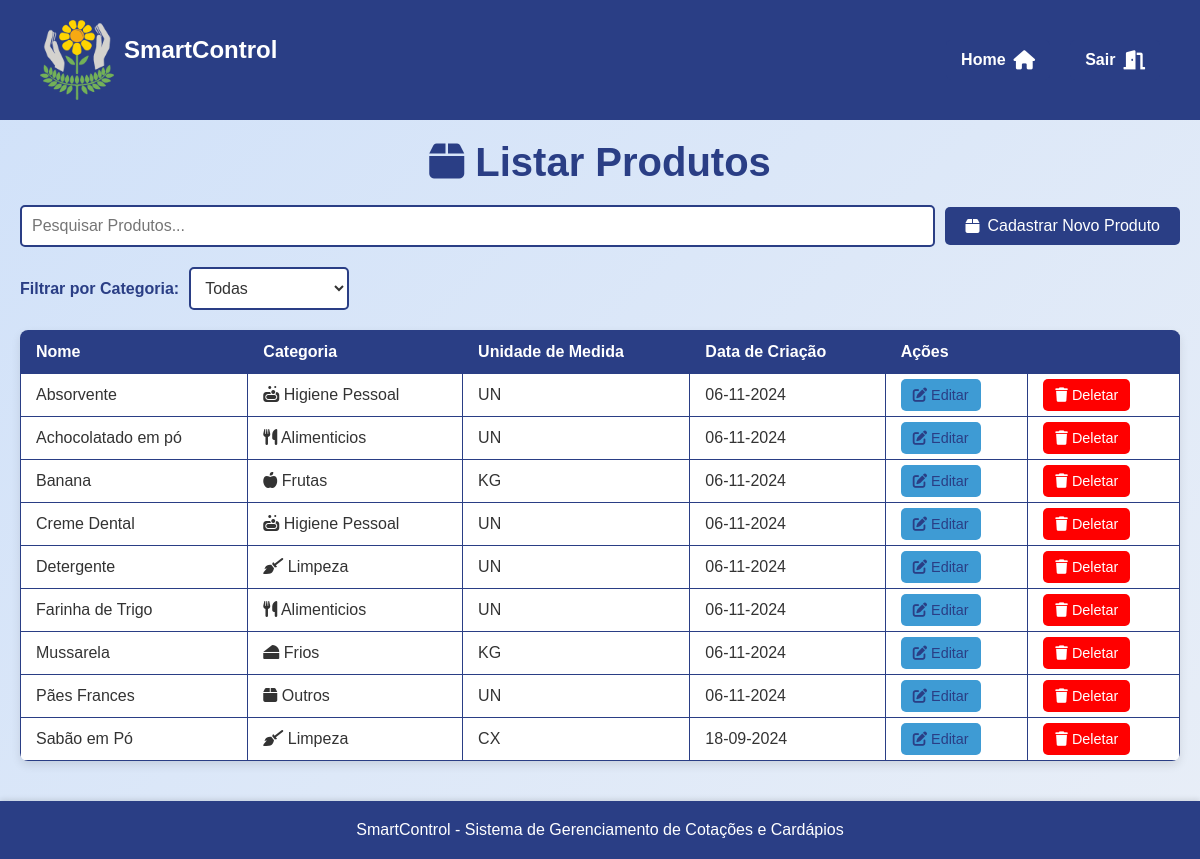
Page /assets/view/pages/produto/listarProduto/listarProduto.php (signed in) on the earlier database version.
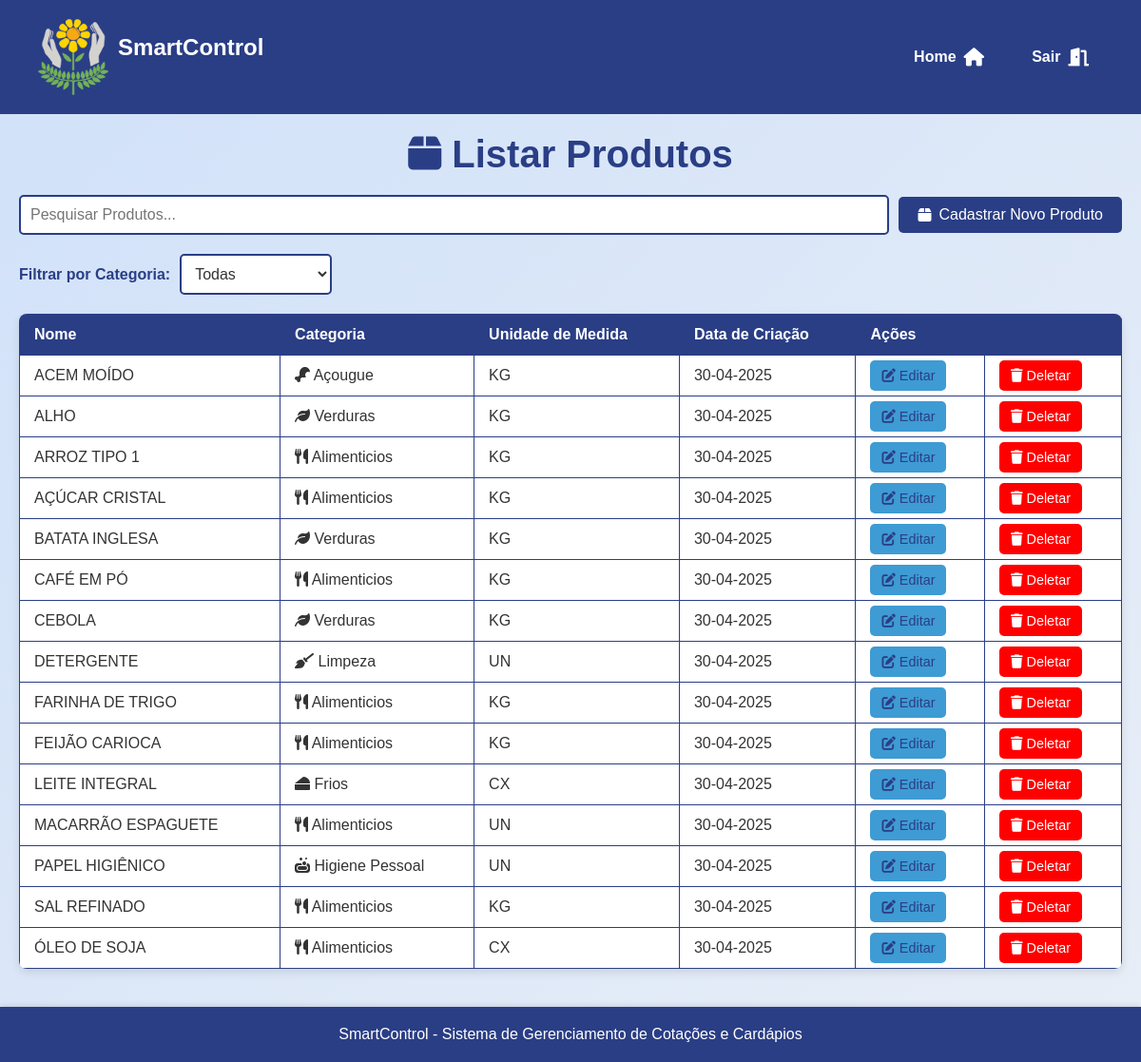
Same page on the later database version.
### tables this page shows
CREATE TABLE `produtos` (
  `id` int(11) NOT NULL,
  `nome` varchar(100) NOT NULL,
  `categoria` varchar(100) DEFAULT NULL,
  `unidade_medida` enum('CX','UN','KG','MC','SC','BDJ','CBÇ') NOT NULL,
  `data_criacao` timestamp NOT NULL DEFAULT current_timestamp()
);

### assets/model/Usuario.php (called while the page is built, shortened)
<?php
abstract class Usuario {
    protected $tipo_usuario;
    public function getTipoUsuario() {
        return $this->tipo_usuario;
    }
}
?>

### assets/model/pdo/DataBase.php (called while the page is built, shortened)
<?php
class Database {
    private $host = 'localhost';
    private $dbname = 'sistema_apae';
    private $username = 'root';
    private $password = '';
    public $conn;
    public function __construct()
    {
        try {
            $this->conn = new PDO("mysql:host=$this->host;dbname=$this->dbname", $this->username, $this->password);
            $this->conn->setAttribute(PDO::ATTR_ERRMODE, PDO::ERRMODE_EXCEPTION);
        } catch (PDOException $exception) {
            echo "Erro na conexão: " . $exception->getMessage();
        }
    }
    public function read($table, $columns = "*", $id = null, $where = null) {
        $sql = "SELECT $columns FROM $table";
        try {
            $stmt = $this->conn->prepare($sql);
            $stmt->execute();
            return $stmt->fetchAll(PDO::FETCH_ASSOC);
        } catch (PDOException $exception) {
            echo "Erro ao ler: " . $exception->getMessage();
            return false;
        }
    }
}
?>

### assets/controller/userController.php (called while the page is built, shortened)
<?php
require_once __DIR__ . '/../model/Usuario.php';
require_once __DIR__ . '/../model/pdo/DataBase.php';
class ControladorUsuarios
{
    private $banco;
    public function __construct() {
        $this->banco = new DataBase;
    }
    public function obterPermissoes($tipo_usuario) {
        $conn = $this->banco->conn;
        $sql = "SELECT * FROM permissoes WHERE tipo_usuario = :tipo_usuario";
        $stmt = $conn->prepare($sql);
        $stmt->bindParam(":tipo_usuario", $tipo_usuario);
        $stmt->execute();
        $permissoes = $stmt->fetch(PDO::FETCH_ASSOC);
        return $permissoes;
    }
}
?>

### assets/model/utils.php (called while the page is built)
<?php
require_once __DIR__ . "/../controller/userController.php";
function verificarPermissao($tipo_usuario, $acao) {
    $controler = new ControladorUsuarios();
    $permissoes = $controler->obterPermissoes($tipo_usuario);
    return isset($permissoes[$acao]) && $permissoes[$acao] == 1;
}
?>

### assets/controller/produtoController.php (called while the page is built, shortened)
<?php
require_once __DIR__ . '/../model/pdo/DataBase.php';
require_once __DIR__ .'/../model/Produto.php';
class ControladorProdutos{
    private $bd;
    public function __construct() {
        $this->bd = new Database();
    }
    public function verProdutos(){
        $todosProdutos = $this->bd->read("produtos");
        $arr = [];
        foreach($todosProdutos as $produto){
            $novoProduto = new Produto($produto['id'], $produto['nome'], $produto['categoria'], $produto['data_criacao']);
            $novoProduto->setUnidadeMedida($produto['unidade_medida']);
            $arr[] = $novoProduto;
        }
        return $arr;
    }
}
?>

### assets/model/Produto.php (called while the page is built, shortened)
<?php
class Produto {
    private $id;
    private $nome;
    private $categoria;
    private $dt_criacao;
    private $unidade_medida;
    public function __construct($id, $nome, $categoria, $dt_criacao) {
        $this->id = $id;
        $this->nome = $nome;
        $this->categoria = $categoria;
        $this->dt_criacao = $dt_criacao;
    }
    public function getId() {
        return $this->id;
    }
    public function getNome() {
        return $this->nome;
    }
    public function getCategoria() {
        return $this->categoria;
    }
    public function getUnidadeMedida() {
        return $this->unidade_medida;
    }
    public function setUnidadeMedida($unidade_medida) {
        $this->unidade_medida = $unidade_medida;
    }
    public function getDtCriacao() {
        return $this->dt_criacao;
    }
}
?>

### assets/view/pages/produto/listarProduto/listarProduto.php (the view, shortened to what the changed rows need)
<?php
require_once __DIR__ . "/../../../../controller/produtoController.php";
require_once __DIR__ . "/../../../../controller/userController.php";
require_once __DIR__ . "/../../../../controller/pageController.php";
require_once __DIR__ . "/../../../../model/utils.php";
$controler = new ControladorProdutos();
$user = $_SESSION['user'];
$tipo_usuario = $user->getTipoUsuario();
$podeGerenciarProdutos = verificarPermissao($tipo_usuario, 'gerenciar_produtos');
?>
<!DOCTYPE html>
<html lang="pt-BR">
<head>
    <link rel="stylesheet" href="../../styles/ListarStyle.css">
    <link rel="stylesheet" href="https://cdnjs.cloudflare.com/ajax/libs/font-awesome/6.0.0-beta3/css/all.min.css">
</head>
<body>
    <main>
        <h1>  <i class="fas fa-box"></i> Listar Produtos</h1>
        <table aria-label="Tabela de produtos">
            <thead>
                <tr>
                    <th scope="col">Nome</th>
                    <th scope="col">Categoria</th>
                    <th scope="col">Unidade de Medida</th>
                    <th scope="col">Data de Criação</th>
                    <?php if ($podeGerenciarProdutos): ?>
                        <th scope="col" colspan="2">Ações</th>
                    <?php endif; ?>
                </tr>
            </thead>
            <tbody id="product-table-body">
                <?php
                $produtos = $controler->verProdutos();
                usort($produtos, function($a, $b) {
                    return strcmp($a->getNome(), $b->getNome());
                });
                if ($produtos) {
                    foreach ($produtos as $produto) {
                        $dataCriacao = date('d-m-Y', strtotime($produto->getDtCriacao()));
                        $iconeCategoria = '';
                        switch (strtolower($produto->getCategoria())) {
                            case 'frutas':
                                $iconeCategoria = '<i class="fas fa-apple-alt"></i>';
                                break;
                            case 'verduras':
                                $iconeCategoria = '<i class="fas fa-leaf"></i>';
                                break;
                            case 'higiene pessoal':
                                $iconeCategoria = '<i class="fas fa-soap"></i>';
                                break;
                            case 'açougue':
                                $iconeCategoria = '<i class="fas fa-drumstick-bite"></i>';
                                break;
                            case 'limpeza':
                                $iconeCategoria = '<i class="fas fa-broom"></i>';
                                break;
                            case 'frios':
                                $iconeCategoria = '<i class="fas fa-cheese"></i>';
                                break;
                            case 'alimenticios':
                                $iconeCategoria = '<i class="fas fa-utensils"></i>';
                                break;
                            case 'outros':
                                $iconeCategoria = '<i class="fas fa-box"></i>';
                                break;
                        }
                        echo "<tr>";
                        echo "<td>{$produto->getNome()}</td>";
                        echo "<td>{$iconeCategoria} {$produto->getCategoria()}</td>";
                        echo "<td>{$produto->getUnidadeMedida()}</td>";
                        echo "<td>{$dataCriacao}</td>";
                        if ($podeGerenciarProdutos) {
                            echo "<td><a href='../editarProduto/editProduto.php?id={$produto->getId()}' class='acao-editar' aria-label='Editar produto {$produto->getNome()}'><i class='fas fa-edit'></i> Editar</a></td>";
                            echo "<td><a href='#' class='acao-deletar' onclick='confirmDelete({$produto->getId()}, \"{$produto->getNome()}\")' aria-label='Deletar produto {$produto->getNome()}'><i class='fas fa-trash'></i> Deletar</a></td>";
                        }
                        echo "</tr>";
                    }
                } else {
                    echo "<tr><td colspan='4'>Nenhum produto encontrado.</td></tr>";
                }
                ?>
            </tbody>
        </table>
    </main>
</body>
</html>

Differences in the rows shown:
removed produtos: nome "Absorvente", categoria "Higiene Pessoal", unidade_medida "UN", data_criacao "06-11-2024"
removed produtos: nome "Pães Frances", categoria "Outros", unidade_medida "UN", data_criacao "06-11-2024"
removed produtos: nome "Sabão em Pó", categoria "Limpeza", unidade_medida "CX", data_criacao "18-09-2024"
added produtos: nome "ACEM MOÍDO", categoria "Açougue", unidade_medida "KG", data_criacao "30-04-2025"
added produtos: nome "ALHO", categoria "Verduras", unidade_medida "KG", data_criacao "30-04-2025"
added produtos: nome "ARROZ TIPO 1", categoria "Alimenticios", unidade_medida "KG", data_criacao "30-04-2025"
changed produtos: nome "Mussarela" → "AÇÚCAR CRISTAL"; categoria "Frios" → "Alimenticios"; data_criacao "06-11-2024" → "30-04-2025"; moves up the list
added produtos: nome "BATATA INGLESA", categoria "Verduras", unidade_medida "KG", data_criacao "30-04-2025"
added produtos: nome "CAFÉ EM PÓ", categoria "Alimenticios", unidade_medida "KG", data_criacao "30-04-2025"
added produtos: nome "CEBOLA", categoria "Verduras", unidade_medida "KG", data_criacao "30-04-2025"
changed produtos "Limpeza": nome "Detergente" → "DETERGENTE"; data_criacao "06-11-2024" → "30-04-2025"; moves up the list
changed produtos: nome "Banana" → "FARINHA DE TRIGO"; categoria "Frutas" → "Alimenticios"; data_criacao "06-11-2024" → "30-04-2025"; moves down the list
added produtos: nome "FEIJÃO CARIOCA", categoria "Alimenticios", unidade_medida "KG", data_criacao "30-04-2025"
added produtos: nome "LEITE INTEGRAL", categoria "Frios", unidade_medida "CX", data_criacao "30-04-2025"
changed produtos: nome "Achocolatado em pó" → "MACARRÃO ESPAGUETE"; data_criacao "06-11-2024" → "30-04-2025"
changed produtos "Higiene Pessoal": nome "Creme Dental" → "PAPEL HIGIÊNICO"; data_criacao "06-11-2024" → "30-04-2025"
added produtos: nome "SAL REFINADO", categoria "Alimenticios", unidade_medida "KG", data_criacao "30-04-2025"
changed produtos: nome "Farinha de Trigo" → "ÓLEO DE SOJA"; unidade_medida "UN" → "CX"; data_criacao "06-11-2024" → "30-04-2025"
